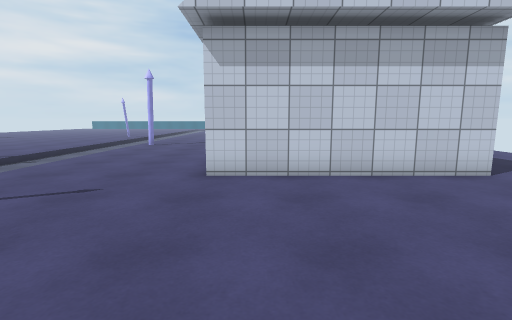
[1] (above)

24 first-person views from a walk through a 3-D level made in the Unity game engine. The camera is 1.3 m above the floor, tilts 8° down and sees 85° across. The floor is counted in squares, 1 m on a side. Each view is taken from the middle of a square. On the plan, view 1 faces up. The plan holds only what a view shows up to about 13 squares ahead; the rest is blank. The place goes on beyond the plan. Surface patterns are stand-ins for the level's own textures.

[2]
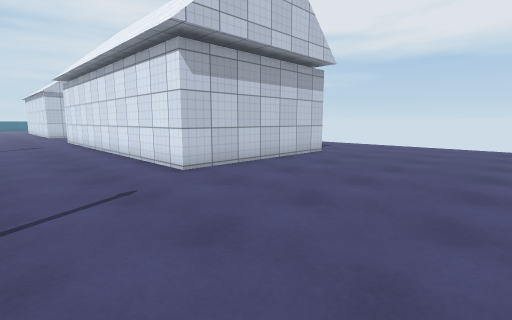

[3]
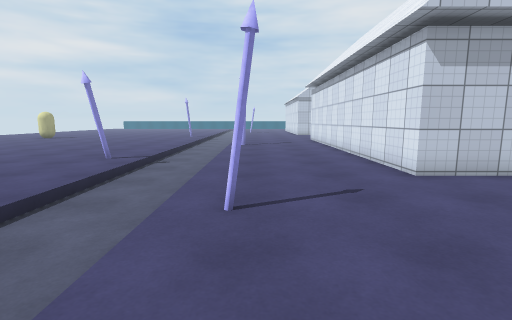

[4]
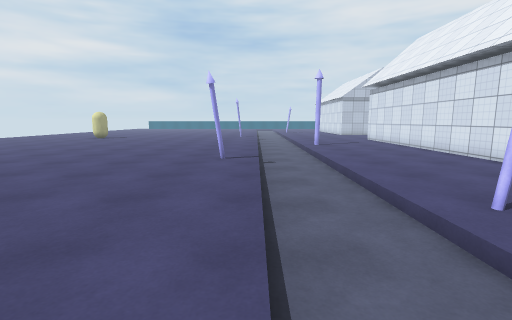

[5]
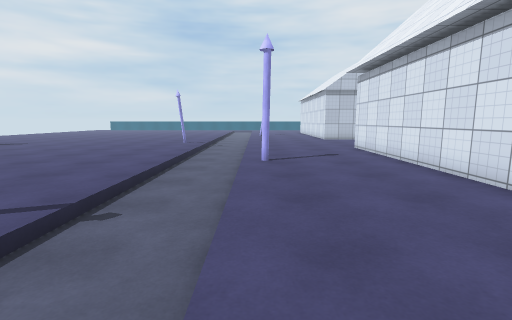

[6]
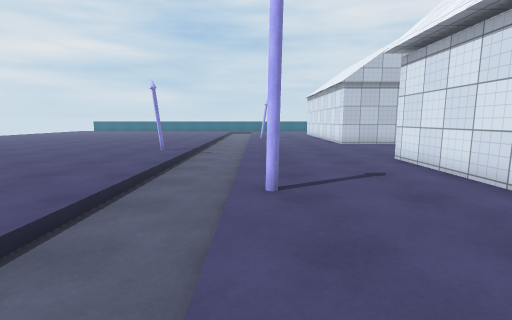

[7]
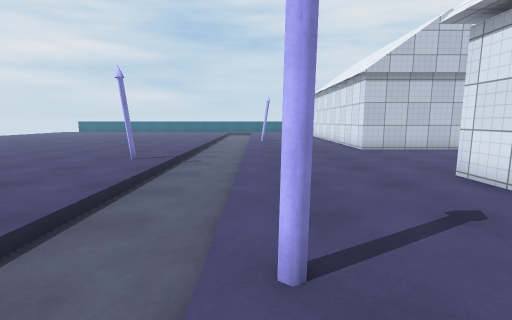

[8]
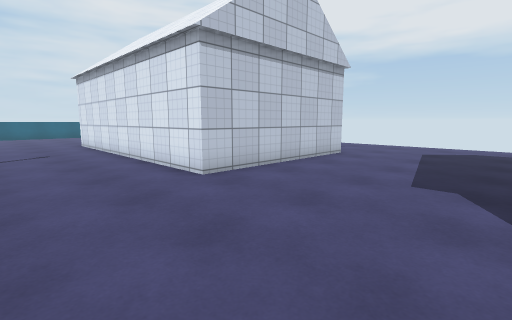

[9]
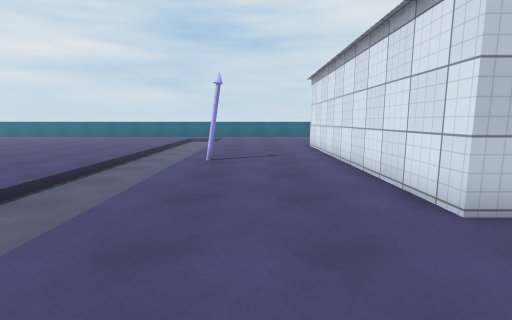

[10]
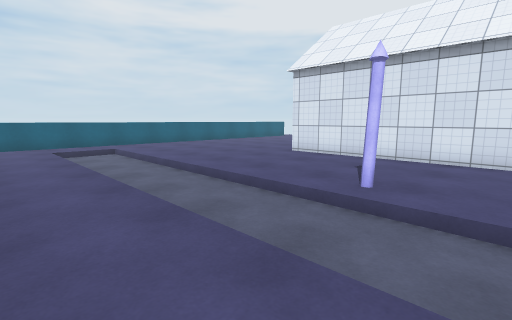

[11]
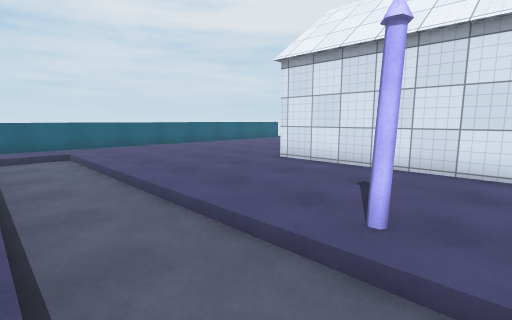

[12]
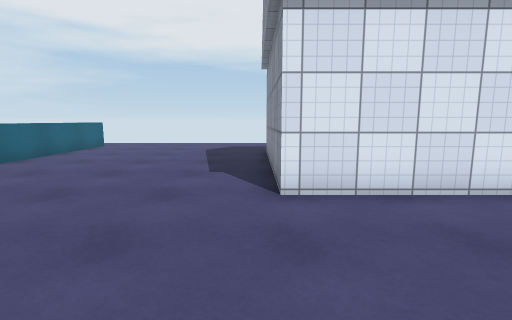

[13]
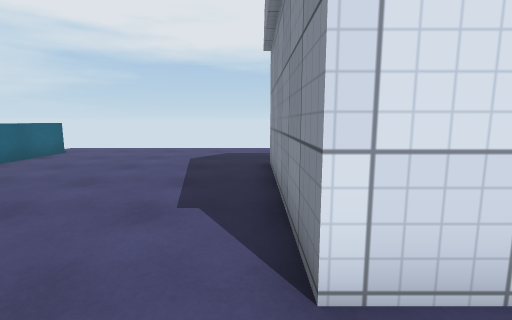

[14]
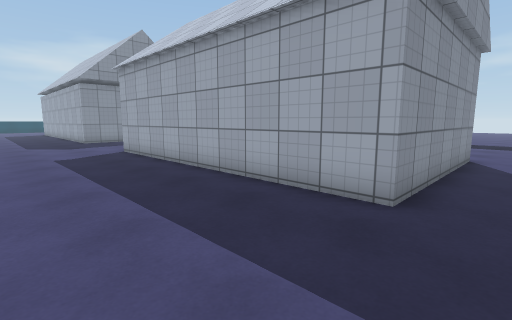

[15]
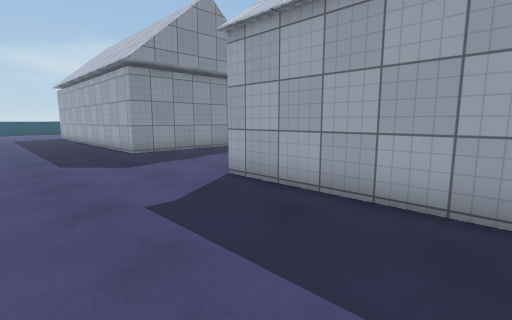

[16]
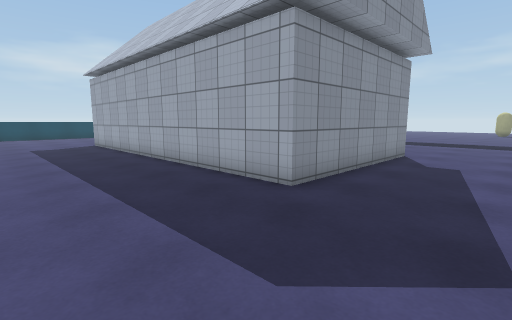

[17]
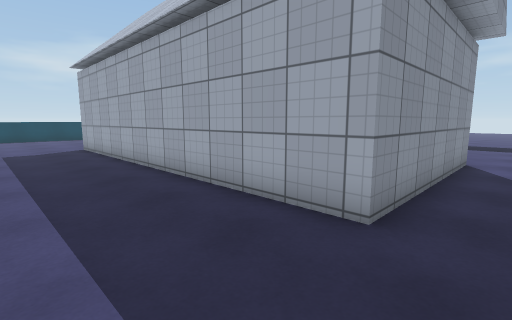

[18]
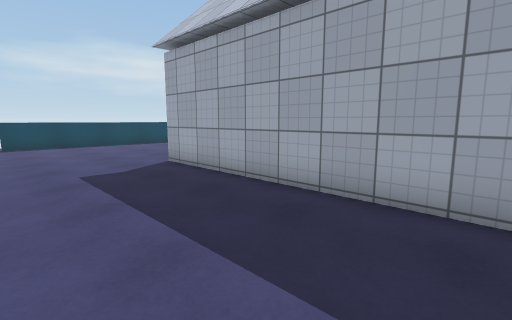

[19]
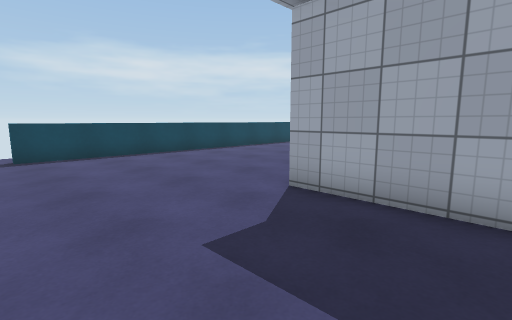

[20]
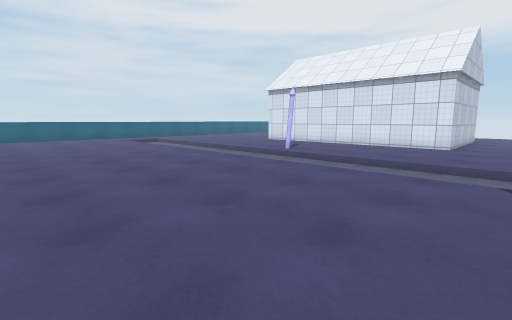

[21]
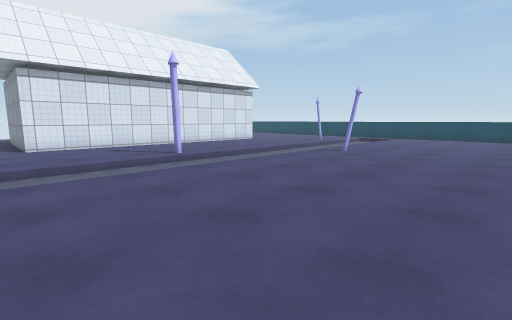

[22]
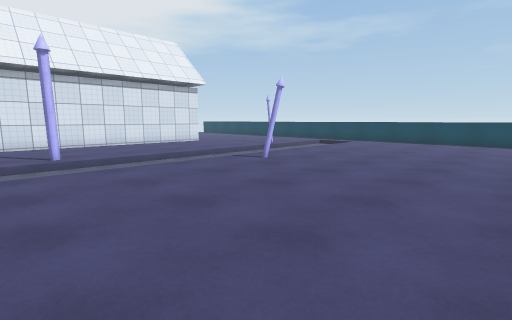

[23]
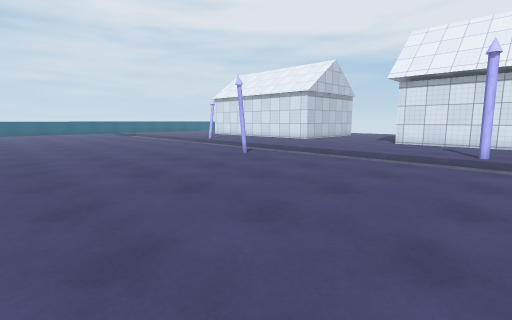

[24]
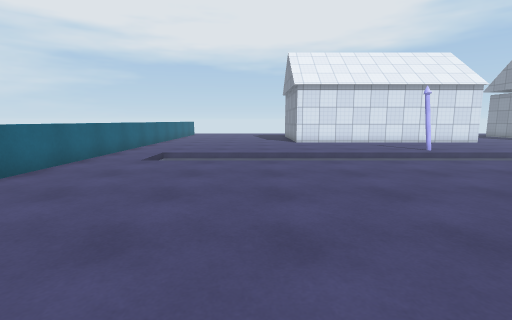

### Floor plan
Key: @ floor where view 1 was taken; # wall or solid block; . main floor; - floor 0.25 m lower than the main floor; / step, stairs or slope; = window, fence, low wall or low ledge.
Columns run from 20 left of view 1 to 10 right of it. Each row starts with its distance up from view 1.
 45         ========       ======..
 44        .........     ..........
 43       .....///...   ...........
 42      ....../--.... ............
 41     ......./--.................
 40     ......./--.................
 39   . ......./--.................
 38     ......./--.................
 37     ......./--.................
 36      ....../--.....#######.....
 35      ....../--.....#     #.....
 34     ......./--.....#     #.....
 33     ......./--.....#     #.....
 32     ......./--.....#     #.....
 31    ......../--.#...#     #.....
 30    ......../--.....#     #.....
 29    ......../--.....#     #.....
 28    ......../--.....#     #.....
 27    ......../--.....#     #.....
 26    ......../--.....#######.....
 25   ........./--.................
 24   ........./--.................
 23   ........./--.................
 22   ........#/--.................
 21   ........./--.................
 20   ........./--.................
 19   ........./--.....#######.....
 18   ........./--.....#     #.....
 17   ........./--.....#     #.....
 16   ........./--.....#     #.....
 15    ......../--#....#     #.....
 14   ........./--.....#     #.....
 13 .........../--.....#     #.....
 12 .........../--.....#     #.....
 11  ........../--.....#     #.....
 10   ........//--.....#     #.....
  9    .......//--.....#     #.....
  8    ......../--.....#     #.....
  7    ......../--.....#######.....
  6    ......../--.................
  5     ......./--.................
  4     ......./--.#...............
  3     ......./--.................
  2     ...  ../--.................
  1     ..          ...............
  0            .   . ...@..........
 -1                       ========.

Where each view was taken, in squares from view 1:
view 1: 0 up, 0 right, facing up
view 2: 0 up, 5 left, facing up-right
view 3: 0 up, 5 left, facing up
view 4: 0 up, 9 left, facing up
view 5: 6 up, 6 left, facing up
view 6: 10 up, 6 left, facing up
view 7: 13 up, 6 left, facing up
view 8: 20 up, 5 left, facing up-right
view 9: 22 up, 4 left, facing up
view 10: 29 up, 11 left, facing up-right
view 11: 30 up, 9 left, facing up-right
view 12: 37 up, 6 left, facing right
view 13: 37 up, 3 left, facing right
view 14: 38 up, 10 right, facing down-left
view 15: 31 up, 10 right, facing down-left
view 16: 23 up, 10 right, facing down-left
view 17: 21 up, 9 right, facing down-left
view 18: 15 up, 10 right, facing down-left
view 19: 10 up, 10 right, facing down-left
view 20: 23 up, 16 left, facing up-right
view 21: 21 up, 16 left, facing down-right
view 22: 17 up, 17 left, facing down-right
view 23: 14 up, 18 left, facing up-right
view 24: 39 up, 18 left, facing right
